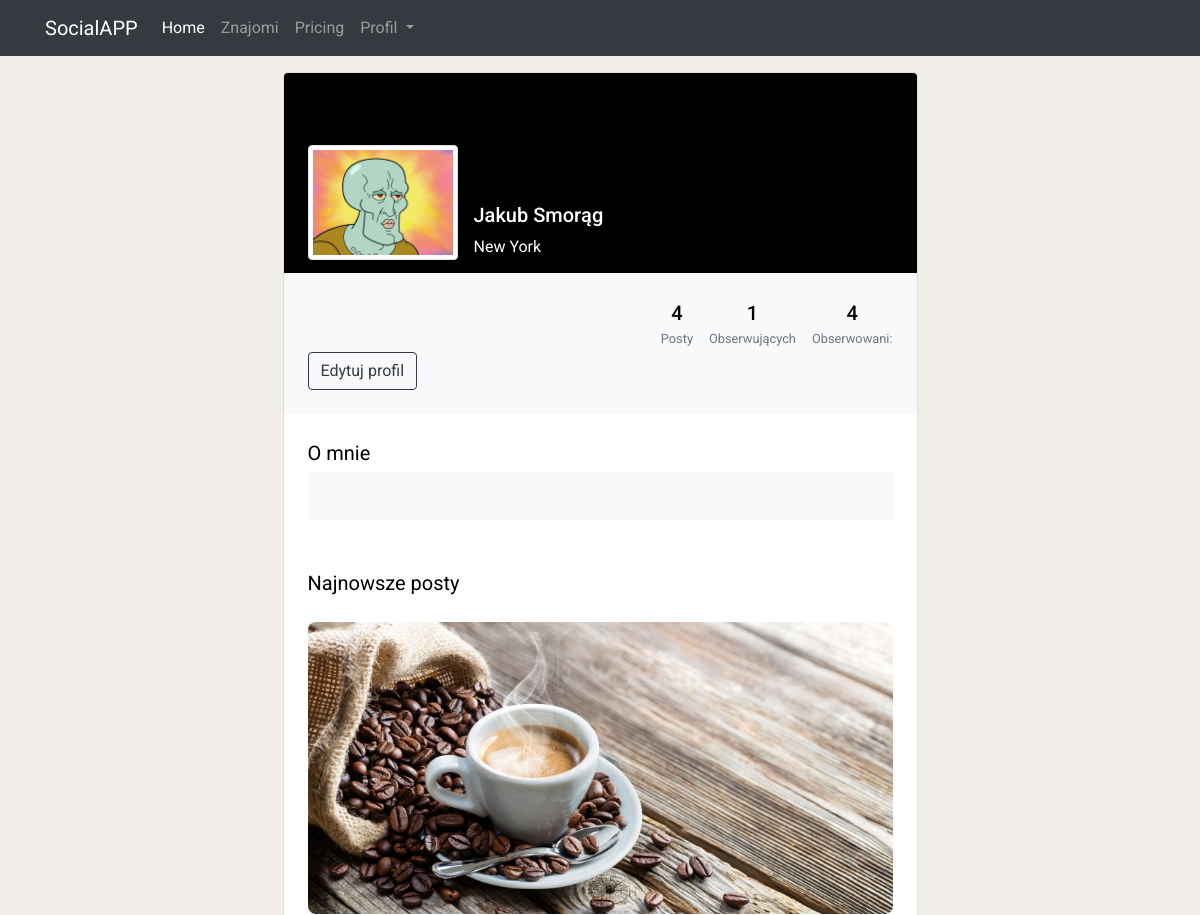
/your_profile/ (signed in, upper part), run on an earlier commit of the app's database.
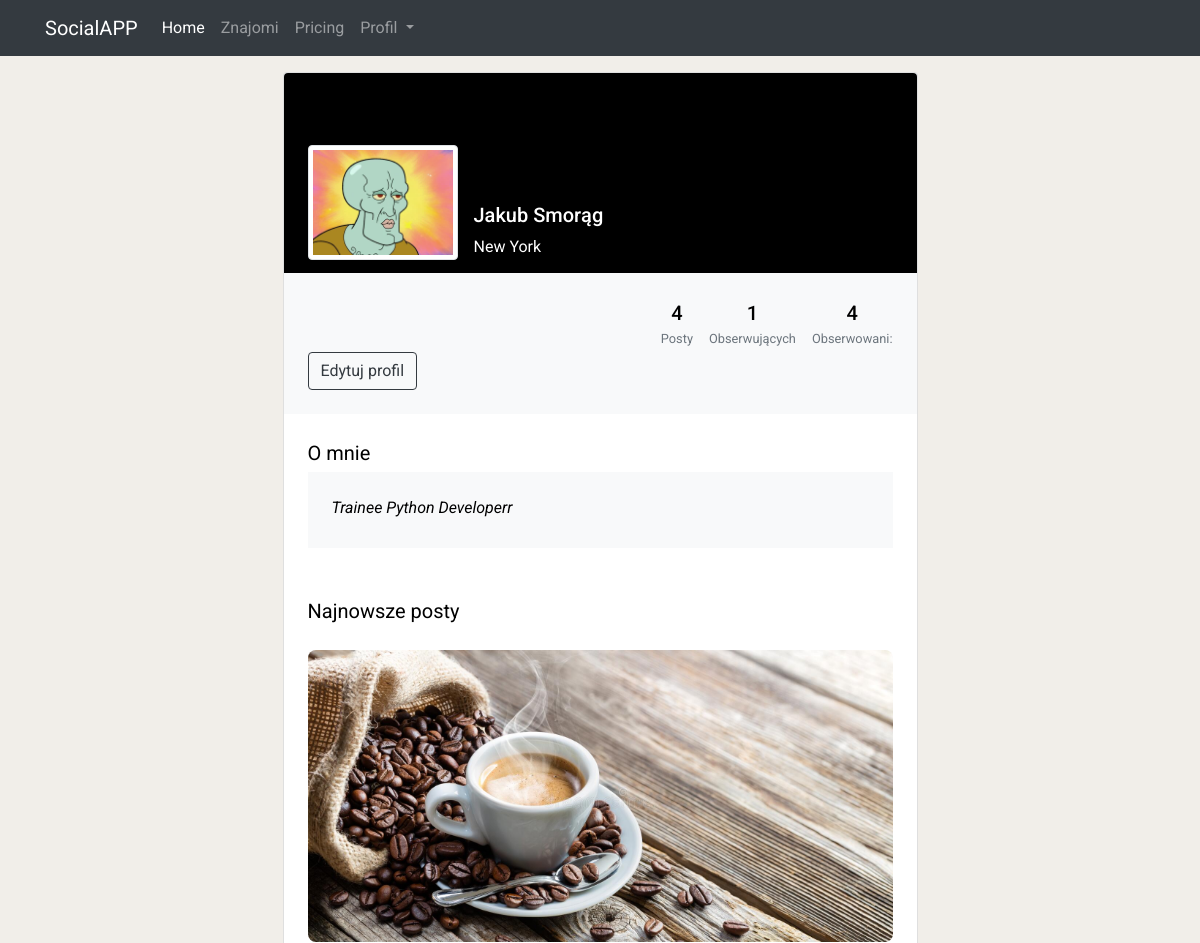
And on a later commit of the database.
### App/models.py (models this page shows)
class UserProfile(models.Model):
    user = models.OneToOneField(User, on_delete=models.CASCADE, related_name='userprofile')
    name = models.CharField(max_length=100)
    last_name = models.CharField(max_length=100)
    email = models.EmailField(null=True)
    creation_date = models.DateTimeField(auto_now_add=True, null=True)
    profile_pic = models.ImageField(default='user.png')
    followers = models.ManyToManyField('self',blank=True, symmetrical=False)
    profile_description = models.TextField(max_length=150, null=True)
    def __str__(self):
        return f"{self.name} {self.last_name}"

### App/views.py (the view)
# urls.py: path('your_profile/', views.your_profile, name="your_profile"),
def your_profile(request):
    user = UserProfile.objects.get(user=request.user)
    posts = user.posts.all()
    post_counter = posts.count()
    followers = UserProfile.objects.filter(followers=user).count()
    following = user.followers.count()
    context ={
        'user': user,
        'posts': posts,
        'followers': followers,
        'following': following,
        'post_counter': post_counter,
    }
    return render(request, 'App/your_profile.html', context)

### App/templates/App/your_profile.html (shortened to what this page needs)
{% extends 'App/base.html' %}
{% load crispy_forms_tags %}
{% load static %}
{% block content %}
<br>
<section class="h-100 gradient-custom-2">
    <div class="container py-5 h-100">
      <div class="row d-flex justify-content-center align-items-center h-100">
        <div class="col col-lg-9 col-xl-7">
          <div class="card">
            <div class="rounded-top text-white d-flex flex-row" style="background-color: #000; height:200px;">
              <div class="ms-4 mt-5 d-flex flex-column" style="width: 150px;">
                <img src="{{ user.profile_pic.url }}"
                  alt="Generic placeholder image" class="img-fluid img-thumbnail mt-4 mb-2"
                  style="width: 150px; z-index: 1">
              </div>
              <div class="ms-3" style="margin-top: 130px;">
                <h5>{{ user }}</h5>
                <p>New York</p>
              </div>
            </div>
            <div class="p-4 text-black" style="background-color: #f8f9fa;">
              <div class="d-flex justify-content-end text-center py-1">
                <div>
                  <p class="mb-1 h5">{{post_counter}}</p>
                  <p class="small text-muted mb-0">Posty</p>
                </div>
                <div class="px-3">
                  <p class="mb-1 h5">{{followers}}</p>
                  <p class="small text-muted mb-0">Obserwujących</p>
                </div>
                <div>
                  <p class="mb-1 h5">{{following}}</p>
                  <p class="small text-muted mb-0">Obserwowani:</p>
                </div>
              </div>
              <a href="{% url 'edit_profile' %}"><button type="button" class="btn btn-outline-dark" data-mdb-ripple-color="dark"
                  style="z-index: 1;">
                  Edytuj profil
                </button></a>
            </div>
            <div class="card-body p-4 text-black">
              <div class="mb-5">
                <p class="lead fw-normal mb-1">O mnie</p>
                <div class="p-4" style="background-color: #f8f9fa;">
                    {% if user.profile_description is None %}
                    {% else %}
                    <p class="font-italic mb-1">{{user.profile_description}}</p>
                    {% endif %}
                </div>
              </div>
              <div class="d-flex justify-content-between align-items-center mb-4">
                <p class="lead fw-normal mb-0">Najnowsze posty</p>
              </div>
              {% for post in posts %}
              <div class="row g-2">
                <div class="col mb-2">
                  <img src="{{post.image.url}}"
                    alt="image 1" class="w-100 rounded-3">
                </div>
              </div>
              {% endfor %}
            </div>
          </div>
        </div>
      </div>
    </div>
  </section>
{% endblock %}

What changed in the data, as far as the page shows it:
changed UserProfile "Jakub Smorąg": profile_description (not shown) → "Trainee Python Developerr"
